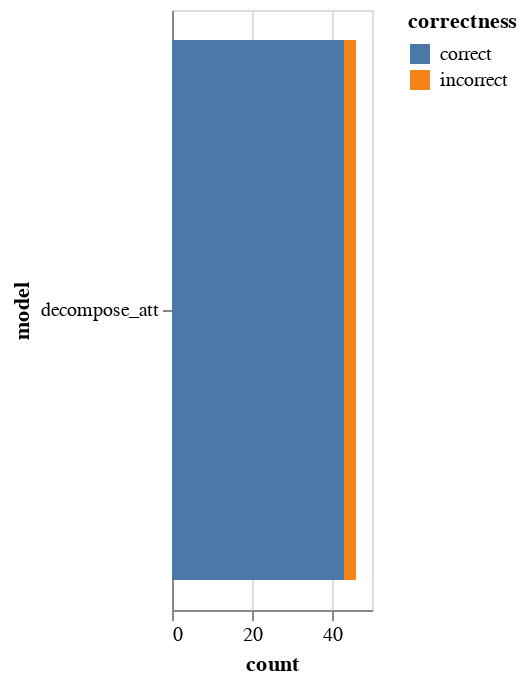

The notebook cell saved with this chart:
### Markdown cell above
#### Visualize grouped instance performance

The visualization for a group is a one-bar histogram that displays the count of instances in the group, and the proportion of incorrect predictions. Similar to attributes, because of the incorrect prediction proportion, this historgram is different for each different model.

If categorical, each value is a bar. Otherwise, the domain is automatically binned, and each bin is a bar.

### Code cell
group.visualize_models(models=["decompose_att"])

### Figure 1 — Vega-Lite specification as saved in the notebook (floating-point values rounded to 4 significant figures)
{"$schema": "https://vega.github.io/schema/vega-lite/v3.2.1.json", "config": {"mark": {"tooltip": null}, "view": {"height": 300, "width": 400}}, "data": {"name": "data-e150b561b9f3aaf421189853b0ceab06"}, "datasets": {"data-e150b561b9f3aaf421189853b0ceab06": [{"correctness": "correct", "count": 43, "model": "decompose_att"}, {"correctness": "incorrect", "count": 3, "model": "decompose_att"}]}, "encoding": {"color": {"field": "correctness", "scale": {"domain": ["correct", "incorrect"]}, "type": "nominal"}, "tooltip": [{"field": "model", "type": "nominal"}, {"field": "count", "type": "quantitative"}, {"field": "correctness", "type": "nominal"}], "x": {"field": "count", "stack": "zero", "type": "quantitative"}, "y": {"field": "model", "type": "nominal"}}, "mark": "bar", "width": 100}
